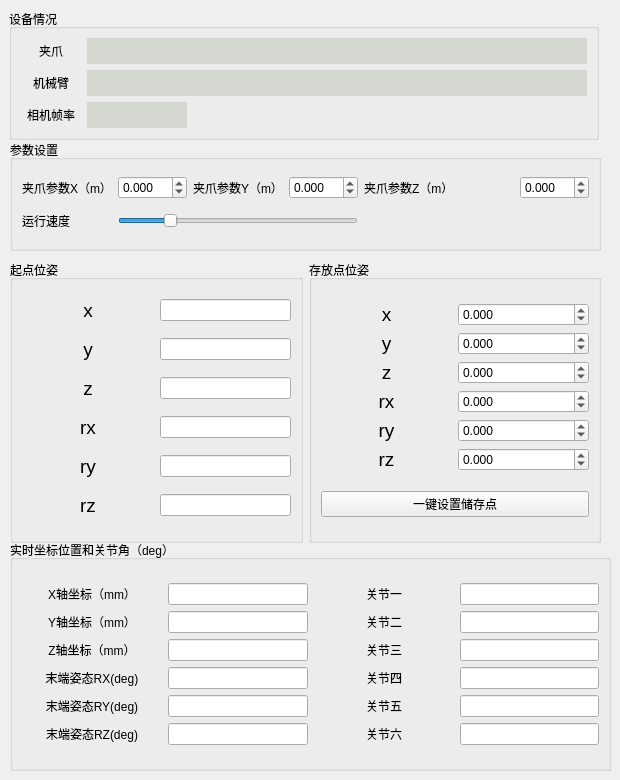
      <widget class="QWidget" name="ArgInput">
       <property name="minimumSize">
        <size>
         <width>0</width>
         <height>740</height>
        </size>
       </property>
       <widget class="QGroupBox" name="groupBox">
        <property name="geometry">
         <rect>
          <x>9</x>
          <y>9</y>
          <width>590</width>
          <height>131</height>
         </rect>
        </property>
        <property name="title">
         <string>设备情况</string>
        </property>
        <layout class="QGridLayout" name="gridLayout_2">
         <item row="2" column="0">
          <widget class="QLabel" name="label_13">
           <property name="text">
            <string>相机帧率</string>
           </property>
           <property name="alignment">
            <set>Qt::AlignCenter</set>
           </property>
          </widget>
         </item>
         <item row="0" column="0">
          <widget class="QLabel" name="label_11">
           <property name="text">
            <string>夹爪</string>
           </property>
           <property name="alignment">
            <set>Qt::AlignCenter</set>
           </property>
          </widget>
         </item>
         <item row="0" column="1">
          <widget class="QLabel" name="gripstate">
           <property name="minimumSize">
            <size>
             <width>500</width>
             <height>25</height>
            </size>
           </property>
           <property name="styleSheet">
            <string notr="true">background-color: rgb(211, 215, 207);</string>
           </property>
           <property name="text">
            <string/>
           </property>
          </widget>
         </item>
         <item row="1" column="0">
          <widget class="QLabel" name="label_12">
           <property name="text">
            <string>机械臂</string>
           </property>
           <property name="alignment">
            <set>Qt::AlignCenter</set>
           </property>
          </widget>
         </item>
         <item row="1" column="1">
          <widget class="QLabel" name="ArmState">
           <property name="minimumSize">
            <size>
             <width>400</width>
             <height>25</height>
            </size>
           </property>
           <property name="styleSheet">
            <string notr="true">background-color: rgb(211, 215, 207);</string>
           </property>
           <property name="text">
            <string/>
           </property>
          </widget>
         </item>
         <item row="2" column="1">
          <widget class="QLabel" name="framearg">
           <property name="minimumSize">
            <size>
             <width>100</width>
             <height>25</height>
            </size>
           </property>
           <property name="maximumSize">
            <size>
             <width>100</width>
             <height>16777215</height>
            </size>
           </property>
           <property name="styleSheet">
            <string notr="true">background-color: rgb(211, 215, 207);</string>
           </property>
           <property name="text">
            <string/>
           </property>
          </widget>
         </item>
        </layout>
       </widget>
       <widget class="QGroupBox" name="groupBox_11">
        <property name="geometry">
         <rect>
          <x>10</x>
          <y>540</y>
          <width>601</width>
          <height>231</height>
         </rect>
        </property>
        <property name="title">
         <string>实时坐标位置和关节角（deg）</string>
        </property>
        <layout class="QGridLayout" name="gridLayout_18">
         <item row="0" column="0">
          <layout class="QGridLayout" name="gridLayout_24">
           <item row="5" column="2">
            <widget class="QLabel" name="label_51">
             <property name="text">
              <string>关节五</string>
             </property>
             <property name="alignment">
              <set>Qt::AlignCenter</set>
             </property>
            </widget>
           </item>
           <item row="6" column="1">
            <widget class="QLineEdit" name="CurPosRZ"/>
           </item>
           <item row="5" column="1">
            <widget class="QLineEdit" name="CurPosRY"/>
           </item>
           <item row="2" column="1">
            <widget class="QLineEdit" name="CurPosY"/>
           </item>
           <item row="1" column="2">
            <widget class="QLabel" name="label_64">
             <property name="minimumSize">
              <size>
               <width>140</width>
               <height>0</height>
              </size>
             </property>
             <property name="text">
              <string>关节一</string>
             </property>
             <property name="alignment">
              <set>Qt::AlignCenter</set>
             </property>
            </widget>
           </item>
           <item row="2" column="3">
            <widget class="QLineEdit" name="CurJoint02"/>
           </item>
           <item row="6" column="2">
            <widget class="QLabel" name="label_68">
             <property name="text">
              <string>关节六</string>
             </property>
             <property name="alignment">
              <set>Qt::AlignCenter</set>
             </property>
            </widget>
           </item>
           <item row="2" column="2">
            <widget class="QLabel" name="label_71">
             <property name="text">
              <string>关节二</string>
             </property>
             <property name="alignment">
              <set>Qt::AlignCenter</set>
             </property>
            </widget>
           </item>
           <item row="2" column="0">
            <widget class="QLabel" name="label_69">
             <property name="minimumSize">
              <size>
               <width>140</width>
               <height>0</height>
              </size>
             </property>
             <property name="text">
              <string>Y轴坐标（mm）</string>
             </property>
             <property name="alignment">
              <set>Qt::AlignCenter</set>
             </property>
            </widget>
           </item>
           <item row="6" column="0">
            <widget class="QLabel" name="label_65">
             <property name="minimumSize">
              <size>
               <width>140</width>
               <height>0</height>
              </size>
             </property>
             <property name="text">
              <string>末端姿态RZ(deg)</string>
             </property>
             <property name="alignment">
              <set>Qt::AlignCenter</set>
             </property>
            </widget>
           </item>
           <item row="5" column="3">
            <widget class="QLineEdit" name="CurJoint05"/>
           </item>
           <item row="1" column="3">
            <widget class="QLineEdit" name="CurJoint01"/>
           </item>
           <item row="4" column="1">
            <widget class="QLineEdit" name="CurPosRX"/>
           </item>
           <item row="4" column="3">
            <widget class="QLineEdit" name="CurJoint04"/>
           </item>
           <item row="6" column="3">
            <widget class="QLineEdit" name="CurJoint06"/>
           </item>
           <item row="4" column="2">
            <widget class="QLabel" name="label_66">
             <property name="text">
              <string>关节四</string>
             </property>
             <property name="alignment">
              <set>Qt::AlignCenter</set>
             </property>
            </widget>
           </item>
           <item row="3" column="1">
            <widget class="QLineEdit" name="CurPosZ"/>
           </item>
           <item row="4" column="0">
            <widget class="QLabel" name="label_62">
             <property name="minimumSize">
              <size>
               <width>140</width>
               <height>0</height>
              </size>
             </property>
             <property name="text">
              <string>末端姿态RX(deg)</string>
             </property>
             <property name="alignment">
              <set>Qt::AlignCenter</set>
             </property>
            </widget>
           </item>
           <item row="5" column="0">
            <widget class="QLabel" name="label_70">
             <property name="minimumSize">
              <size>
               <width>140</width>
               <height>0</height>
              </size>
             </property>
             <property name="text">
              <string>末端姿态RY(deg)</string>
             </property>
             <property name="alignment">
              <set>Qt::AlignCenter</set>
             </property>
            </widget>
           </item>
           <item row="3" column="2">
            <widget class="QLabel" name="label_63">
             <property name="text">
              <string>关节三</string>
             </property>
             <property name="alignment">
              <set>Qt::AlignCenter</set>
             </property>
            </widget>
           </item>
           <item row="3" column="3">
            <widget class="QLineEdit" name="CurJoint03"/>
           </item>
           <item row="1" column="0">
            <widget class="QLabel" name="label_67">
             <property name="minimumSize">
              <size>
               <width>140</width>
               <height>0</height>
              </size>
             </property>
             <property name="text">
              <string>X轴坐标（mm）</string>
             </property>
             <property name="alignment">
              <set>Qt::AlignCenter</set>
             </property>
            </widget>
           </item>
           <item row="1" column="1">
            <widget class="QLineEdit" name="CurPosX"/>
           </item>
           <item row="3" column="0">
            <widget class="QLabel" name="label_72">
             <property name="minimumSize">
              <size>
               <width>140</width>
               <height>0</height>
              </size>
             </property>
             <property name="text">
              <string>Z轴坐标（mm）</string>
             </property>
             <property name="alignment">
              <set>Qt::AlignCenter</set>
             </property>
            </widget>
           </item>
          </layout>
         </item>
        </layout>
       </widget>
       <widget class="QGroupBox" name="groupBox_2">
        <property name="geometry">
         <rect>
          <x>10</x>
          <y>140</y>
          <width>591</width>
          <height>111</height>
         </rect>
        </property>
        <property name="title">
         <string>参数设置</string>
        </property>
        <layout class="QGridLayout" name="gridLayout_3">
         <item row="0" column="0">
          <widget class="QLabel" name="label_37">
           <property name="text">
            <string>夹爪参数X（m）</string>
           </property>
          </widget>
         </item>
         <item row="0" column="1">
          <widget class="QDoubleSpinBox" name="JawX_SpinBox">
           <property name="decimals">
            <number>3</number>
           </property>
           <property name="minimum">
            <double>-0.990000000000000</double>
           </property>
           <property name="maximum">
            <double>0.990000000000000</double>
           </property>
           <property name="singleStep">
            <double>0.001000000000000</double>
           </property>
          </widget>
         </item>
         <item row="0" column="2">
          <widget class="QLabel" name="label_38">
           <property name="text">
            <string>夹爪参数Y（m）</string>
           </property>
          </widget>
         </item>
         <item row="0" column="3">
          <widget class="QDoubleSpinBox" name="JawY_SpinBox">
           <property name="decimals">
            <number>3</number>
           </property>
           <property name="minimum">
            <double>-0.990000000000000</double>
           </property>
           <property name="maximum">
            <double>0.990000000000000</double>
           </property>
           <property name="singleStep">
            <double>0.001000000000000</double>
           </property>
          </widget>
         </item>
         <item row="0" column="5">
          <widget class="QDoubleSpinBox" name="JawZ_SpinBox">
           <property name="decimals">
            <number>3</number>
           </property>
           <property name="minimum">
            <double>-0.990000000000000</double>
           </property>
           <property name="maximum">
            <double>0.990000000000000</double>
           </property>
           <property name="singleStep">
            <double>0.001000000000000</double>
           </property>
           <property name="value">
            <double>0.000000000000000</double>
           </property>
          </widget>
         </item>
         <item row="0" column="4">
          <widget class="QLabel" name="label_39">
           <property name="text">
            <string>夹爪参数Z（m）</string>
           </property>
          </widget>
         </item>
         <item row="1" column="0" alignment="Qt::AlignLeft">
          <widget class="QLabel" name="label">
           <property name="text">
            <string>运行速度</string>
           </property>
           <property name="alignment">
            <set>Qt::AlignCenter</set>
           </property>
          </widget>
         </item>
         <item row="1" column="1" colspan="3">
          <widget class="QSlider" name="AllSpeed">
           <property name="maximum">
            <number>100</number>
           </property>
           <property name="value">
            <number>20</number>
           </property>
           <property name="sliderPosition">
            <number>20</number>
           </property>
           <property name="orientation">
            <enum>Qt::Horizontal</enum>
           </property>
           <property name="tickInterval">
            <number>0</number>
           </property>
          </widget>
         </item>
         <item row="1" column="4">
          <widget class="QLabel" name="SpeedValue">
           <property name="minimumSize">
            <size>
             <width>150</width>
             <height>0</height>
            </size>
           </property>
           <property name="text">
            <string/>
           </property>
           <property name="alignment">
            <set>Qt::AlignCenter</set>
           </property>
          </widget>
         </item>
        </layout>
       </widget>
       <widget class="QWidget" name="layoutWidget">
        <property name="geometry">
         <rect>
          <x>10</x>
          <y>260</y>
          <width>591</width>
          <height>283</height>
         </rect>
        </property>
        <layout class="QHBoxLayout" name="horizontalLayout_19">
         <item>
          <widget class="QGroupBox" name="IdentifyJointBox">
           <property name="sizePolicy">
            <sizepolicy hsizetype="Expanding" vsizetype="Expanding">
             <horstretch>0</horstretch>
             <verstretch>0</verstretch>
            </sizepolicy>
           </property>
           <property name="minimumSize">
            <size>
             <width>0</width>
             <height>0</height>
            </size>
           </property>
           <property name="title">
            <string>起点位姿</string>
           </property>
           <layout class="QVBoxLayout" name="verticalLayout">
            <item>
             <layout class="QHBoxLayout" name="horizontalLayout">
              <item>
               <widget class="QLabel" name="label_28">
                <property name="sizePolicy">
                 <sizepolicy hsizetype="Expanding" vsizetype="Preferred">
                  <horstretch>0</horstretch>
                  <verstretch>0</verstretch>
                 </sizepolicy>
                </property>
                <property name="text">
                 <string>&lt;html&gt;&lt;head/&gt;&lt;body&gt;&lt;p&gt;&lt;span style=&quot; font-size:14pt;&quot;&gt;x&lt;/span&gt;&lt;/p&gt;&lt;/body&gt;&lt;/html&gt;</string>
                </property>
                <property name="alignment">
                 <set>Qt::AlignCenter</set>
                </property>
               </widget>
              </item>
              <item>
               <widget class="QLineEdit" name="outset_x">
                <property name="maximumSize">
                 <size>
                  <width>421</width>
                  <height>16777215</height>
                 </size>
                </property>
               </widget>
              </item>
             </layout>
            </item>
            <item>
             <layout class="QHBoxLayout" name="horizontalLayout_3">
              <item>
               <widget class="QLabel" name="label_27">
                <property name="sizePolicy">
                 <sizepolicy hsizetype="Expanding" vsizetype="Preferred">
                  <horstretch>0</horstretch>
                  <verstretch>0</verstretch>
                 </sizepolicy>
                </property>
                <property name="text">
                 <string>&lt;html&gt;&lt;head/&gt;&lt;body&gt;&lt;p&gt;&lt;span style=&quot; font-size:14pt;&quot;&gt;y&lt;/span&gt;&lt;/p&gt;&lt;/body&gt;&lt;/html&gt;</string>
                </property>
                <property name="alignment">
                 <set>Qt::AlignCenter</set>
                </property>
               </widget>
              </item>
              <item>
               <widget class="QLineEdit" name="outset_y"/>
              </item>
             </layout>
            </item>
            <item>
             <layout class="QHBoxLayout" name="horizontalLayout_4">
              <item>
               <widget class="QLabel" name="label_30">
                <property name="sizePolicy">
                 <sizepolicy hsizetype="Expanding" vsizetype="Preferred">
                  <horstretch>0</horstretch>
                  <verstretch>0</verstretch>
                 </sizepolicy>
                </property>
                <property name="text">
                 <string>&lt;html&gt;&lt;head/&gt;&lt;body&gt;&lt;p&gt;&lt;span style=&quot; font-size:14pt;&quot;&gt;z&lt;/span&gt;&lt;/p&gt;&lt;/body&gt;&lt;/html&gt;</string>
                </property>
                <property name="alignment">
                 <set>Qt::AlignCenter</set>
                </property>
               </widget>
              </item>
              <item>
               <widget class="QLineEdit" name="outset_z"/>
              </item>
             </layout>
            </item>
            <item>
             <layout class="QHBoxLayout" name="horizontalLayout_5">
              <item>
               <widget class="QLabel" name="label_25">
                <property name="sizePolicy">
                 <sizepolicy hsizetype="Expanding" vsizetype="Preferred">
                  <horstretch>0</horstretch>
                  <verstretch>0</verstretch>
                 </sizepolicy>
                </property>
                <property name="text">
                 <string>&lt;html&gt;&lt;head/&gt;&lt;body&gt;&lt;p&gt;&lt;span style=&quot; font-size:14pt;&quot;&gt;rx&lt;/span&gt;&lt;/p&gt;&lt;/body&gt;&lt;/html&gt;</string>
                </property>
                <property name="alignment">
                 <set>Qt::AlignCenter</set>
                </property>
               </widget>
              </item>
              <item>
               <widget class="QLineEdit" name="outset_rx"/>
              </item>
             </layout>
            </item>
            <item>
             <layout class="QHBoxLayout" name="horizontalLayout_6">
              <item>
               <widget class="QLabel" name="label_29">
                <property name="sizePolicy">
                 <sizepolicy hsizetype="Expanding" vsizetype="Preferred">
                  <horstretch>0</horstretch>
                  <verstretch>0</verstretch>
                 </sizepolicy>
                </property>
                <property name="text">
                 <string>&lt;html&gt;&lt;head/&gt;&lt;body&gt;&lt;p&gt;&lt;span style=&quot; font-size:14pt;&quot;&gt;ry&lt;/span&gt;&lt;/p&gt;&lt;/body&gt;&lt;/html&gt;</string>
                </property>
                <property name="alignment">
                 <set>Qt::AlignCenter</set>
                </property>
               </widget>
              </item>
              <item>
               <widget class="QLineEdit" name="outset_ry"/>
              </item>
             </layout>
            </item>
            <item>
             <layout class="QHBoxLayout" name="horizontalLayout_7">
              <item>
               <widget class="QLabel" name="label_26">
                <property name="sizePolicy">
                 <sizepolicy hsizetype="Expanding" vsizetype="Preferred">
                  <horstretch>0</horstretch>
                  <verstretch>0</verstretch>
                 </sizepolicy>
                </property>
                <property name="text">
                 <string>&lt;html&gt;&lt;head/&gt;&lt;body&gt;&lt;p&gt;&lt;span style=&quot; font-size:14pt;&quot;&gt;rz&lt;/span&gt;&lt;/p&gt;&lt;/body&gt;&lt;/html&gt;</string>
                </property>
                <property name="alignment">
                 <set>Qt::AlignCenter</set>
                </property>
               </widget>
              </item>
              <item>
               <widget class="QLineEdit" name="outset_rz"/>
              </item>
             </layout>
            </item>
           </layout>
          </widget>
         </item>
         <item>
          <widget class="QGroupBox" name="StoreJointBox">
           <property name="sizePolicy">
            <sizepolicy hsizetype="Expanding" vsizetype="Expanding">
             <horstretch>0</horstretch>
             <verstretch>0</verstretch>
            </sizepolicy>
           </property>
           <property name="title">
            <string>存放点位姿</string>
           </property>
           <layout class="QGridLayout" name="gridLayout_5">
            <item row="1" column="0">
             <widget class="QPushButton" name="Set_storepoint">
              <property name="text">
               <string>一键设置储存点</string>
              </property>
             </widget>
            </item>
            <item row="0" column="0">
             <layout class="QGridLayout" name="gridLayout_4">
              <item row="0" column="0">
               <layout class="QHBoxLayout" name="horizontalLayout_13">
                <item>
                 <widget class="QLabel" name="label_43">
                  <property name="sizePolicy">
                   <sizepolicy hsizetype="Preferred" vsizetype="Preferred">
                    <horstretch>0</horstretch>
                    <verstretch>0</verstretch>
                   </sizepolicy>
                  </property>
                  <property name="text">
                   <string>&lt;html&gt;&lt;head/&gt;&lt;body&gt;&lt;p align=&quot;center&quot;&gt;&lt;span style=&quot; font-size:14pt;&quot;&gt;x&lt;/span&gt;&lt;/p&gt;&lt;/body&gt;&lt;/html&gt;</string>
                  </property>
                  <property name="alignment">
                   <set>Qt::AlignCenter</set>
                  </property>
                 </widget>
                </item>
                <item>
                 <widget class="QDoubleSpinBox" name="store_x">
                  <property name="decimals">
                   <number>3</number>
                  </property>
                  <property name="minimum">
                   <double>-360.000000000000000</double>
                  </property>
                  <property name="maximum">
                   <double>360.000000000000000</double>
                  </property>
                  <property name="value">
                   <double>0.000000000000000</double>
                  </property>
                 </widget>
                </item>
               </layout>
              </item>
              <item row="1" column="0">
               <layout class="QHBoxLayout" name="horizontalLayout_14">
                <item>
                 <widget class="QLabel" name="label_44">
                  <property name="text">
                   <string>&lt;html&gt;&lt;head/&gt;&lt;body&gt;&lt;p align=&quot;center&quot;&gt;&lt;span style=&quot; font-size:14pt;&quot;&gt;y&lt;/span&gt;&lt;/p&gt;&lt;/body&gt;&lt;/html&gt;</string>
                  </property>
                 </widget>
                </item>
                <item>
                 <widget class="QDoubleSpinBox" name="store_y">
                  <property name="decimals">
                   <number>3</number>
                  </property>
                  <property name="minimum">
                   <double>-360.000000000000000</double>
                  </property>
                  <property name="maximum">
                   <double>360.000000000000000</double>
                  </property>
                  <property name="value">
                   <double>0.000000000000000</double>
                  </property>
                 </widget>
                </item>
               </layout>
              </item>
              <item row="2" column="0">
               <layout class="QHBoxLayout" name="horizontalLayout_15">
                <item>
                 <widget class="QLabel" name="label_40">
                  <property name="text">
                   <string>&lt;html&gt;&lt;head/&gt;&lt;body&gt;&lt;p align=&quot;center&quot;&gt;&lt;span style=&quot; font-size:14pt;&quot;&gt;z&lt;/span&gt;&lt;/p&gt;&lt;/body&gt;&lt;/html&gt;</string>
                  </property>
                 </widget>
                </item>
                <item>
                 <widget class="QDoubleSpinBox" name="store_z">
                  <property name="decimals">
                   <number>3</number>
                  </property>
                  <property name="minimum">
                   <double>-360.000000000000000</double>
                  </property>
                  <property name="maximum">
                   <double>360.000000000000000</double>
                  </property>
                  <property name="value">
                   <double>0.000000000000000</double>
                  </property>
                 </widget>
                </item>
               </layout>
              </item>
              <item row="3" column="0">
               <layout class="QHBoxLayout" name="horizontalLayout_16">
                <item>
                 <widget class="QLabel" name="label_41">
                  <property name="text">
                   <string>&lt;html&gt;&lt;head/&gt;&lt;body&gt;&lt;p align=&quot;center&quot;&gt;&lt;span style=&quot; font-size:14pt;&quot;&gt;rx&lt;/span&gt;&lt;/p&gt;&lt;/body&gt;&lt;/html&gt;</string>
                  </property>
                 </widget>
                </item>
                <item>
                 <widget class="QDoubleSpinBox" name="store_rx">
                  <property name="decimals">
                   <number>3</number>
                  </property>
                  <property name="minimum">
                   <double>-360.000000000000000</double>
                  </property>
                  <property name="maximum">
                   <double>360.000000000000000</double>
                  </property>
                  <property name="value">
                   <double>0.000000000000000</double>
                  </property>
                 </widget>
                </item>
               </layout>
              </item>
              <item row="4" column="0">
               <layout class="QHBoxLayout" name="horizontalLayout_17">
                <item>
                 <widget class="QLabel" name="label_42">
                  <property name="text">
                   <string>&lt;html&gt;&lt;head/&gt;&lt;body&gt;&lt;p align=&quot;center&quot;&gt;&lt;span style=&quot; font-size:14pt;&quot;&gt;ry&lt;/span&gt;&lt;/p&gt;&lt;/body&gt;&lt;/html&gt;</string>
                  </property>
                 </widget>
                </item>
                <item>
                 <widget class="QDoubleSpinBox" name="store_ry">
                  <property name="decimals">
                   <number>3</number>
                  </property>
                  <property name="minimum">
                   <double>-360.000000000000000</double>
                  </property>
                  <property name="maximum">
                   <double>360.000000000000000</double>
                  </property>
                  <property name="value">
                   <double>0.000000000000000</double>
                  </property>
                 </widget>
                </item>
               </layout>
              </item>
              <item row="5" column="0">
               <layout class="QHBoxLayout" name="horizontalLayout_18">
                <item>
                 <widget class="QLabel" name="label_45">
                  <property name="text">
                   <string>&lt;html&gt;&lt;head/&gt;&lt;body&gt;&lt;p align=&quot;center&quot;&gt;&lt;span style=&quot; font-size:14pt;&quot;&gt;rz&lt;/span&gt;&lt;/p&gt;&lt;/body&gt;&lt;/html&gt;</string>
                  </property>
                 </widget>
                </item>
                <item>
                 <widget class="QDoubleSpinBox" name="store_rz">
                  <property name="decimals">
                   <number>3</number>
                  </property>
                  <property name="minimum">
                   <double>-360.000000000000000</double>
                  </property>
                  <property name="maximum">
                   <double>360.000000000000000</double>
                  </property>
                  <property name="value">
                   <double>0.000000000000000</double>
                  </property>
                 </widget>
                </item>
               </layout>
              </item>
             </layout>
            </item>
           </layout>
          </widget>
         </item>
        </layout>
       </widget>
      </widget>
